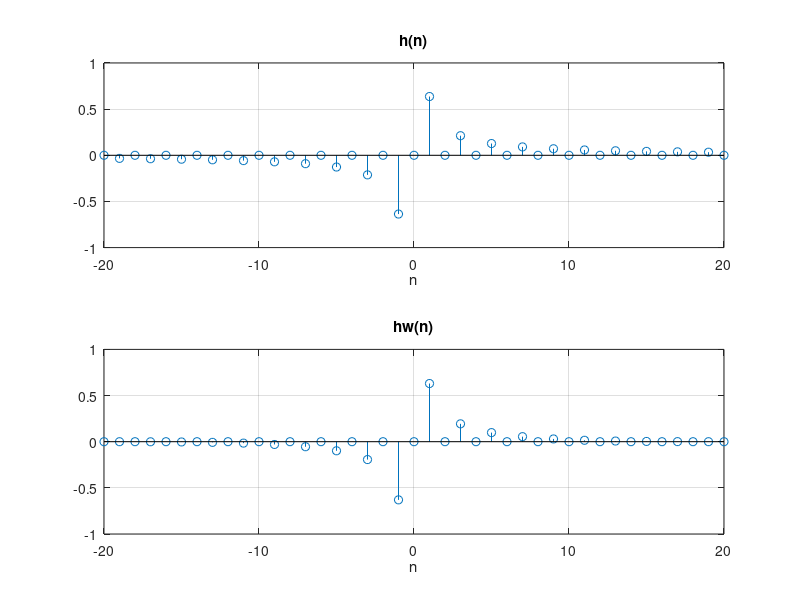
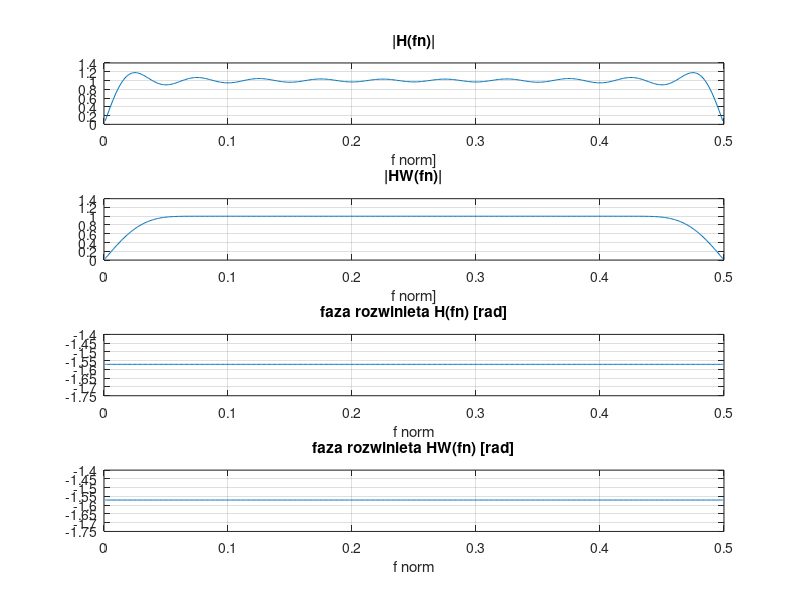
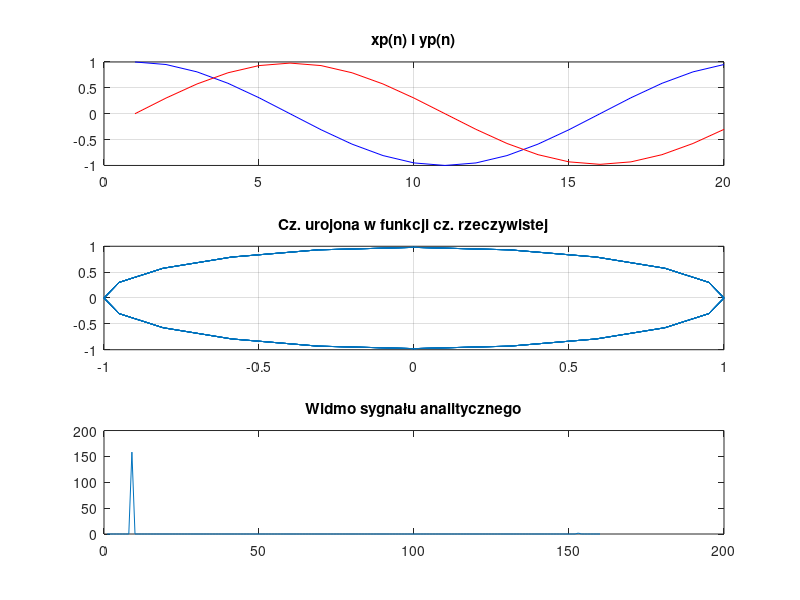

Write the MATLAB code that produced these figures, in order.
%==========================================================================
% Projektowanie specjalnych filtrow cyfrowych metoda okien 
%==========================================================================

clear all;
close all;
clc;        

M = 20;                     %polowa dlugosci filtra 
N=2*M+1;                    %cala dlugosc filtra
typ=1;                      %1- Hilberta, 2- rozniczkujacy, 3- interp.
n=1:M;

%=============== teoretyczne odpowiedzi impulsowe =========================

if (typ==1)
    h=(2/pi)*sin(pi*n/2).^2./n;
                            %polowa odp impulsowej n-> liczby calk. <=M
end  

if (typ==2) 
    h=cos(pi*n)./n; 
end                    

if (typ==3)                                              
    K=5; 
    wc=pi/K; 
    fc=wc/(2*pi);           %fc = 1/(2*K)    
    h=2*fc*sin(wc*n)./(wc*n);
                            %2*fc = 1/K 
end
% figure(1)
% plot(h)
if (typ==1 || typ==2)        %generowanie calej odpowiedzi impulsowej
    h = [ -h(M:-1:1) 0 h(1:M) ];
                            %lustrzane odbicie
else
    h = K*[ h(M:-1:1) 2*fc h(1:M)]; 
                            %wzmocnienie K, aby probka srodkowa byla = 1 
end
% figure(2)
% plot(h)

%=============== przemnozenie odpowiedzi przez okno blackmana =============
w=blackman(N)';             %okno Blackmana   
hw=h.*w;                    %wymnozenie odpowiedzi impulsowej z oknem

%============= widmo Fouriera =============================================
m=-M:1:M;                   %dla filtra bez przesunięcia o M próbek w prawo
                            %(nieprzyczynowego)
%m=0:N-1;                   %dla filtra z przesunięciem o M próbek w prawo
                            %(przyczynowego)
NF=500;
fn=0.5*(1:NF-1)/NF;
for k=1:NF-1
    H(k)=sum(h.*exp(-1j*2*pi*fn(k)*m));
    HW(k)=sum(hw.*exp(-1j*2*pi*fn(k)*m));
end

%================ wykresy =================================================
figure;
subplot(2,1,1)
stem(m,h);
grid;
title('h(n)');
xlabel('n');
subplot(2,1,2);
stem(m,hw);
grid;
title('hw(n)');
xlabel('n');

figure;
subplot(4,1,1);
plot(fn,abs(H));
grid;
title('|H(fn)|');
xlabel('f norm]');

subplot(4,1,2);
plot(fn,abs(HW));
grid;
title('|HW(fn)|');
xlabel('f norm]');

subplot(4,1,3);
plot(fn,unwrap(angle(H)));
grid;
title('faza rozwinieta H(fn) [rad]');
xlabel('f norm'); 

subplot(4,1,4);
plot(fn,unwrap(angle(HW)));
grid;
title('faza rozwinieta HW(fn) [rad]');
xlabel('f norm'); 


%% =================== filtr Hilberta i rozniczkujacy =====================

if(typ==1 || typ==2)
    Nx=200;
    fx=50;
    fpr=1000;
    n=0:Nx-1;
    x=cos(2*pi*fx/fpr*n);           %generacja sygnału testowego
     
    y=conv(x,hw);                   %filtracja sygnału x(n) przez hw(n) 
    yp=y(N:Nx);                     %odciecie stanow przejsciowych 
    xp=x(M+1:Nx-M);                 %odciecie tych probek x(n), dla których
                                    %nie ma poprawnych odpowiedników w y(n)
    figure;
    if(typ==1)                      %filtr Hilberta        
        z=xp+1j*yp;                 %sygnal analityczny        
        Ny=ceil(fpr/fx); 
        k=1:Ny; 
        
        subplot(3,1,1);
        plot(k,xp(k),'b',k,yp(k),'r');
        title('xp(n) i yp(n)'); 
        grid; 
        subplot(3,1,2);
        plot(xp,yp); 
        title('Cz. urojona w funkcji cz. rzeczywistej'); 
        grid;
        subplot(3,1,3);
        plot(abs(fft(z))); 
        title('Widmo sygnału analitycznego');                               
    else                            %filtr rozniczkujący        
        Ny=ceil(fpr/fx); 
        k=1:Ny; 
        plot(k,xp(k),'b',k,yp(k),'r'); 
        title('xp(n) i yp(n)');        
        grid; 
    end
end


%% ==================== filtr interpolujacy ===============================
if(typ==3)   
    Nx=50;
    fx=50;
    fpr=1000;
    n=0:Nx-1;
    x=cos(2*pi*fx/fpr*n);           %generacja sygnalu x(n)  
    
    xz=[];
    KNx=K*Nx;
    xz=zeros(1,KNx);
    xz(1:K:KNx)=x(1:Nx);            %dodanie zer 
    
    yz=conv(xz,hw);                 %filtracja xz(n) za pomocą  hw(n) 
    yp=yz(N:KNx);                   %odciecie stanow przejsciowych
    xp=xz(M+1:KNx-M);               %odciecie  probek w xz(n), dla których 
                                    %nie ma popr. odpowiedników w yz(n)  
                                    
    Ny=length(yp);
    k=1:Ny;
    
    figure;
    plot(k,xp(k),'or',k,yp(k),'-b');
    title('xp(n) i yp(n)');
    grid; 
end

